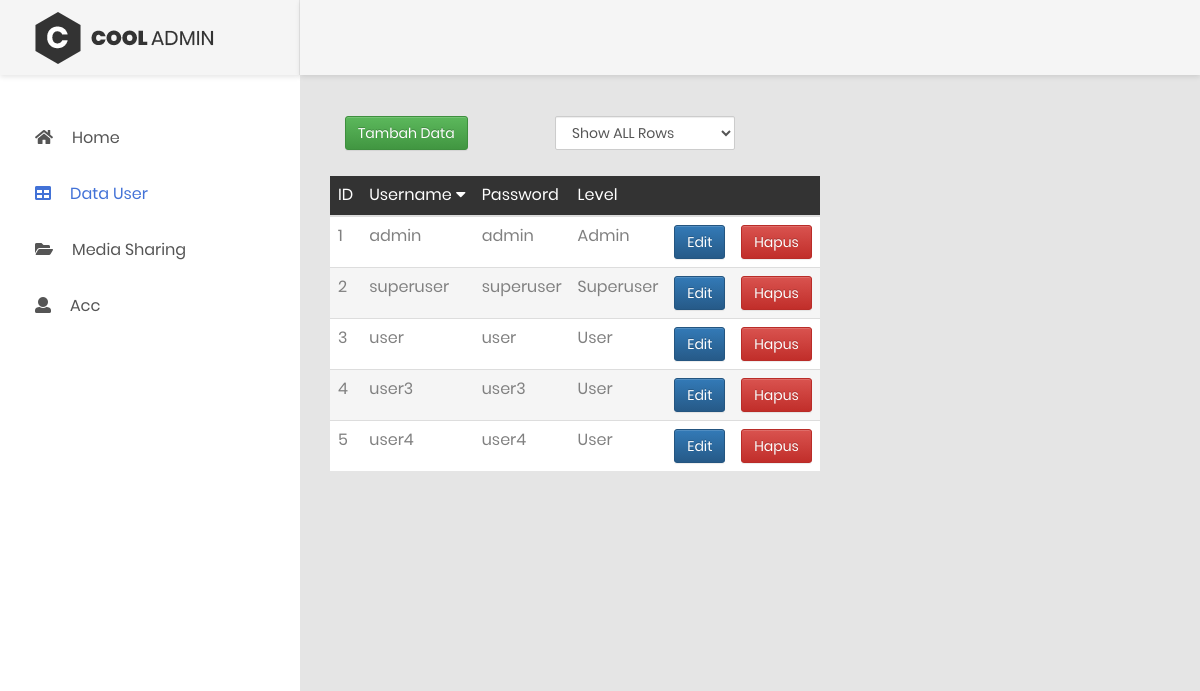
The page /?controller=Panel&action=homeAdmin (signed in) on the database its author committed.
### tables this page shows
CREATE TABLE `tb_user` (
  `idUser` int(11) NOT NULL,
  `level` int(11) NOT NULL,
  `username` varchar(200) NOT NULL,
  `password` varchar(200) NOT NULL
);

### index.php (called while the page is built, shortened)
<?php
if (isset($_POST['controller']) && isset($_POST['action']) ) {
	$controller = $_POST['controller'];
	$action 	= $_POST['action'];
}
elseif (isset($_GET['controller']) && isset($_GET['action'])) {
	$controller=$_GET['controller'];
	$action=$_GET['action'];
}
else{
	$controller = 'Home';
	$action 	= 'home';
}
require_once('Views/layout.php');
?>

### Controllers/c_Panel.php (called while the page is built, shortened)
<?php
Class PanelController {
	public function homeAdmin(){
		$users=User::viewUser();
		require_once("Views/v_AdminPanel.php");
	}
}
?>

### Models/m_User.php (called while the page is built, shortened)
<?php
class User
{
	function __construct($idUser,$level,$username,$password)
	{
    $this->idUser=$idUser;
    $this->username=$username;
		$this->password=$password;
	}
  public static function viewUser(){
    $list = [];
		$db = DB::getInstance();
		$req = $db->query("SELECT * FROM tb_user");
    foreach ($req->fetchAll() as $user) {
  			$list[] = new User($user['idUser'],$user['level'],$user['username'],$user['password']
  				);
  		}
  		return $list;
  }
}
?>

### Views/v_AdminPanel.php (the view, shortened to what this page needs)
<!DOCTYPE html>
<html lang="en">
<head>
  <link href="Assets/data/css/font-face.css" rel="stylesheet" media="all">
  <link href="Assets/data/vendor/font-awesome-4.7/css/font-awesome.min.css" rel="stylesheet" media="all">
  <link href="Assets/data/vendor/font-awesome-5/css/fontawesome-all.min.css" rel="stylesheet" media="all">
  <link href="Assets/data/vendor/mdi-font/css/material-design-iconic-font.min.css" rel="stylesheet" media="all">
  <link href="Assets/data/vendor/animsition/animsition.min.css" rel="stylesheet" media="all">
  <link href="Assets/data/vendor/bootstrap-progressbar/bootstrap-progressbar-3.3.4.min.css" rel="stylesheet" media="all">
  <link href="Assets/data/vendor/wow/animate.css" rel="stylesheet" media="all">
  <link href="Assets/data/vendor/css-hamburgers/hamburgers.min.css" rel="stylesheet" media="all">
  <link href="Assets/data/vendor/slick/slick.css" rel="stylesheet" media="all">
  <link href="Assets/data/vendor/select2/select2.min.css" rel="stylesheet" media="all">
  <link href="Assets/data/vendor/perfect-scrollbar/perfect-scrollbar.css" rel="stylesheet" media="all">
  <link href="Assets/data/css/theme.css" rel="stylesheet" media="all">
</head>
<body class="animsition">
  <div class="page-wrapper">
    <header class="header-mobile d-block d-lg-none">
      <div class="header-mobile__bar">
        <div class="container-fluid">
          <div class="header-mobile-inner">
            <a class="logo" href="index.html">
            </a>
            <button class="hamburger hamburger--slider" type="button">
              <span class="hamburger-box">
              </span>
            </button>
          </div>
        </div>
      </div>
        </header>
        <aside class="menu-sidebar d-none d-lg-block">
          <div class="logo">
            <a href="#">
              <img src="Assets/data/images/icon/logo.png" alt="Cool Admin" />
            </a>
          </div>
          <div class="menu-sidebar__content js-scrollbar1">
            <nav class="navbar-sidebar">
              <ul class="list-unstyled navbar__list">
                <li>
                  <a href="?controller=Home&action=home">
                    <i class="fas fa-home"></i>Home</a>
                  </li>
                  <li class="active">
                    <a href="?controller=Panel&action=homeAdmin">
                      <i class="fas fa-table"></i>Data User</a>
                    </li>
                    <li>
                      <a href="?controller=Panel&action=mediaAdmin">
                        <i class="fas fa-folder-open"></i>Media Sharing</a>
                      </li>
                      <li class="has-sub">
                        <a class="js-arrow" href="#">
                          <i class="fas fa-user"></i>Acc</a>
                        </li>
                      </ul>
                </nav>
              </div>
            </aside>
            <div class="page-container">
              <header class="header-desktop">
              </header>
              <div class="main-content">
                <div class="section__content section__content--p30">
                  <div class="container-fluid">
                    <div class="row">
                      <div class="col-md-3">
                        <button type="button" data-toggle="modal" data-target="#tambahuser" class="btn btn-success mb-1">Tambah Data</button>
                        <br><br>
                      </div>
                      <div class="col-md-3">
                        <select class="form-control" name="state" id="maxRows">
                          <option value="5000">Show ALL Rows</option>
                        </select>
                      </div>
                      <div class="col-md-6">
                    </div>
                    <div class="row">
                      <div class="col-md-12">
                        <div class="table-responsive m-b-40">
                          <table class="table table-borderless table-striped table-earning" id= "table-id">
                            <thead>
                              <tr>
                                <th onclick="sortTable(1)">Username <label class="fa fa-caret-down"></label></th>
                                <th>Password</th>
                                <th>Level</th>
                                <th></th>
                              </tr>
                            </thead>
                            <tbody>
                              <?php foreach ($users as $user) {
                                if ($user->level==1){
                                  $user->level='Admin';
                                }
                                elseif ($user->level==2){
                                  $user->level='Superuser';
                                }
                                else {
                                  $user->level='User';
                                }
                                ?>
                                <tr>
                                  <td><?php echo $user->username; ?></td>
                                  <td><?php echo $user->password; ?></td>
                                  <td><?php echo $user->level; ?></td>
                                  <td>
                                    <button href="#editUser" role="button" data-toggle="modal" data-id="<?php echo $user->idUser; ?>" data-username="<?php echo $user->username; ?>" data-password="<?php echo $user->password; ?>" data-level="<?php echo $user->level; ?>" class="btn btn-primary open-editUser">Edit</button>
                                    <button href="#hapusUser" role="button" data-toggle="modal" data-id="<?php echo $user->idUser; ?>" class="btn btn-danger open-hapusUser">Hapus</button>
                                  </td>
                                </tr>
                              <?php }?>
                            </tbody>
                          </table>
                                <div class='pagination-container' >
                                  <nav>
                                  </nav>
                                </div>
                        </div>
                      </div>
                      <div class="col-md-12">
                        <br><br><br><br>
                      </div>
                    </div>
                  </div>
                </div>
              </div>
            </div>
          </body>
          </html>

### Views/layout.php (shortened to what this page needs)
<!DOCTYPE html>
<html lang="en">
<head>
								<link rel="stylesheet" href="Assets/bootstrap-3.3.7/css/bootstrap.min.css" >
								<link rel="stylesheet" href="Assets/bootstrap-3.3.7/css/bootstrap-theme.min.css"
</head>
<body>
	<?php require_once('routes.php') ?>
</body>
</html>

### routes.php (shortened to what this page needs)
<?php
function call($controller, $action){
	switch ($controller) {
		case 'Panel':
		require_once('Models/m_User.php');
		$controller=new PanelController();
		break;
	}
	$controller->{ $action }();
}
$controllers = array('Login' => ['home','authentication'],
	'Home'=>['home'],
	'Panel'=>['homeAdmin','homeSuper','homeUser','mediaAdmin','tambahUser','editUser','hapusUser','tambahPers','editPers','hapusPers']
	);
if (array_key_exists($controller, $controllers)) {
	if (in_array($action, $controllers[$controller])) {
		call($controller,$action);
	} else {
		call($controller,'error');
	}
} else {
	call($controller,'error');
}
?>

### rows shown on the page
tb_user: username "admin", password "admin", level "Admin"
tb_user: username "superuser", password "superuser", level "Superuser"
tb_user: username "user", password "user", level "User"
tb_user: username "user3", password "user3", level "User"
tb_user: username "user4", password "user4", level "User"
